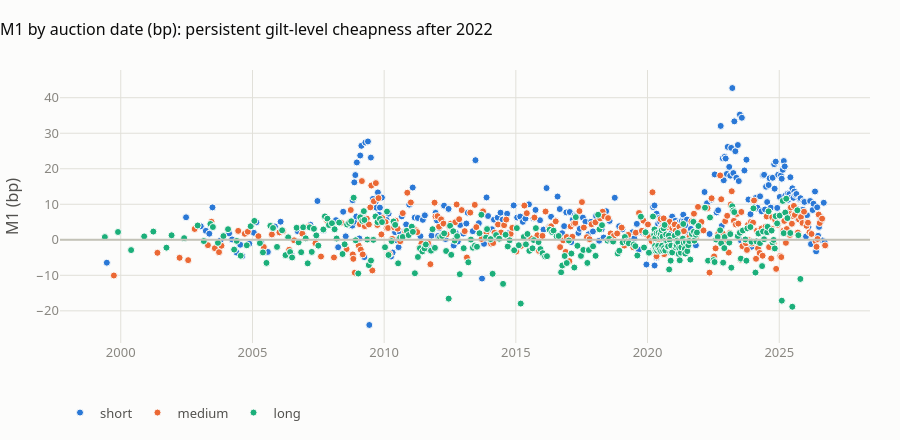

Notebook code for this chart:
### Code cell
M["auction_ts"] = pd.to_datetime(M.auction_date)
cb = plotting.colour_map(order)
title = "M1 by auction date (bp): persistent gilt-level cheapness after 2022"
fig_s, ax = plt.subplots(figsize=(11, 4.6))
ax.axhline(0, color=plotting.BASELINE, lw=1)
for b in order:
    s = M[M.bucket == b]
    ax.scatter(s.auction_ts, s.m1_bp, s=14, color=cb[b], label=b, edgecolor=plotting.SURFACE, linewidth=0.4, alpha=0.9)
ax.set_ylabel("M1 (bp)"); ax.set_title(title); ax.legend(title=None, loc="upper left")
fig_s.tight_layout()
fig_p = go.Figure()
for b in order:
    s = M[M.bucket == b]
    fig_p.add_trace(go.Scatter(x=s.auction_ts, y=s.m1_bp, mode="markers", name=b,
                               marker=dict(color=cb[b], size=7, line=dict(color=plotting.SURFACE, width=1)),
                               customdata=np.stack([s.gilt_name, s.regime], axis=1),
                               hovertemplate="%{customdata[0]}<br>%{x|%d %b %Y} (%{customdata[1]})<br>M1 %{y:+.1f} bp<extra></extra>"))
fig_p.add_hline(y=0, line_color=plotting.BASELINE)
fig_p.update_layout(template=plotting.PLOTLY_TEMPLATE, height=440, title=title, yaxis_title="M1 (bp)",
                    legend=dict(orientation="h", y=-0.2))
plotting.save_pair("m1_over_time", fig_s, fig_p)
fig_p.show()

### Figure 1 — Plotly figure (JSON) as saved in the notebook; plotly's stock layout.template omitted (floating-point values rounded to 4 significant figures; data arrays with more than 128 entries replaced by an {"elided": "..."} marker saying what was removed)
{"data": [{"customdata": {"elided": "324x2 str values"}, "hovertemplate": "%{customdata[0]}<br>%{x|%d %b %Y} (%{customdata[1]})<br>M1 %{y:+.1f} bp<extra></extra>", "marker": {"color": "#2a78d6", "line": {"color": "#fcfcfb", "width": 1}, "size": 7}, "mode": "markers", "name": "short", "type": "scatter", "x": {"elided": "324 str values"}, "y": {"elided": "324 float values"}}, {"customdata": {"elided": "289x2 str values"}, "hovertemplate": "%{customdata[0]}<br>%{x|%d %b %Y} (%{customdata[1]})<br>M1 %{y:+.1f} bp<extra></extra>", "marker": {"color": "#eb6834", "line": {"color": "#fcfcfb", "width": 1}, "size": 7}, "mode": "markers", "name": "medium", "type": "scatter", "x": {"elided": "289 str values"}, "y": {"elided": "289 float values"}}, {"customdata": {"elided": "299x2 str values"}, "hovertemplate": "%{customdata[0]}<br>%{x|%d %b %Y} (%{customdata[1]})<br>M1 %{y:+.1f} bp<extra></extra>", "marker": {"color": "#1baf7a", "line": {"color": "#fcfcfb", "width": 1}, "size": 7}, "mode": "markers", "name": "long", "type": "scatter", "x": {"elided": "299 str values"}, "y": {"elided": "299 float values"}}], "layout": {"height": 440, "legend": {"orientation": "h", "y": -0.2}, "shapes": [{"line": {"color": "#c3c2b7"}, "type": "line", "x0": 0, "x1": 1, "xref": "x domain", "y0": 0, "y1": 0, "yref": "y"}], "title": {"text": "M1 by auction date (bp): persistent gilt-level cheapness after 2022"}, "yaxis": {"title": {"text": "M1 (bp)"}}}}
